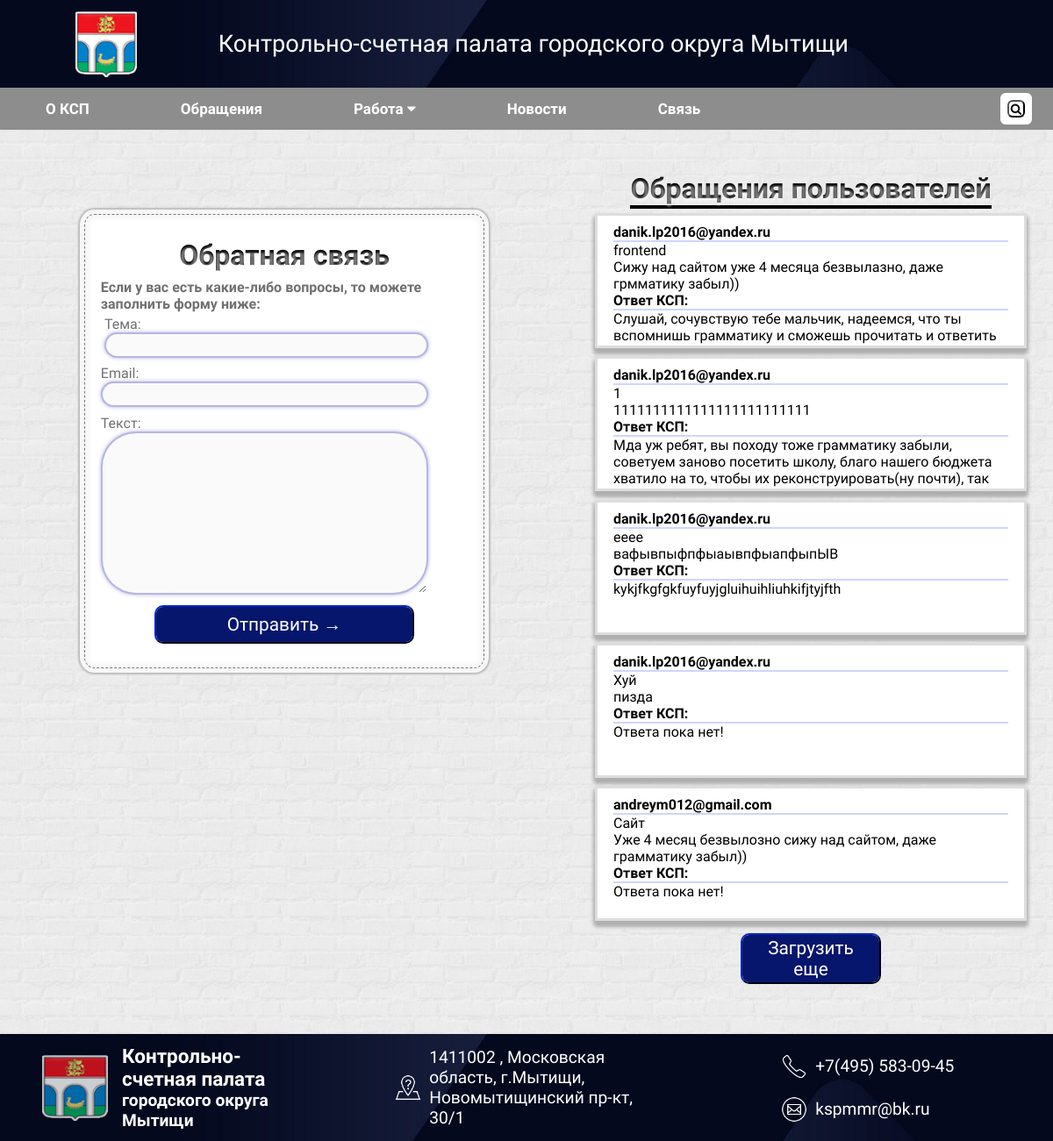
Screenshot of /feedback with the database file from the repository.
### news/models.py (models this page shows, shortened)
class FeedBack(models.Model):
    subject = models.CharField(max_length=200, verbose_name='Тема')
    email = models.EmailField(max_length=200, verbose_name='Email')
    content = models.TextField(verbose_name='Содержимое')
    answer = models.TextField(verbose_name='Ответ', blank=True, null=True)
    created_at = models.DateTimeField(auto_now_add=True, verbose_name='Дата добавления')
    ip_address = models.GenericIPAddressField(verbose_name='IP Адрес', blank=True, null=True)
    class Meta:
        verbose_name = 'Обратная связь'
        verbose_name_plural = 'Обратная связь'
        ordering = ('-created_at',)
        db_table = 'app-feedback'

### news/views.py (the view, shortened to what this page needs)
# urls.py: path('feedback', views.FeedbackCreateView.as_view(), name='feedback_form'),
class FeedbackCreateView(SuccessMessageMixin, CreateView):
    model = FeedBack
    form_class = CreateFeedBackForm
    success_message = "Пришло письмо!"
    template_name = 'feedback.html'
    def get(self, request, *args, **kwargs):
        form = self.form_class()
        feedback_list = self.model.objects.all()[:5]
        context = {'form': form, 'feedback_list': feedback_list, 'recaptcha_site_key': settings.RECAPTCHA_PUBLIC_KEY}
        return render(request, self.template_name, context)

### news/forms.py
class CreateFeedBackForm(forms.ModelForm):
    class Meta:
        model = FeedBack
        fields = ('subject', 'email', 'content')
    recaptcha = ReCaptchaField(widget=ReCaptchaV2Checkbox, public_key=settings.RECAPTCHA_PUBLIC_KEY, private_key=settings.RECAPTCHA_PRIVATE_KEY, label='Капча')
    def __init__(self, *args, **kwargs):
        super().__init__(*args, **kwargs)
        for field in self.fields:
            self.fields[field].widget.attrs.update({
                'class': 'form-control',
                'autocomplete': 'off'
            })

### templates/feedback.html (shortened to what this page needs)
{% extends 'base.html' %}
{% block content %}
<div class="feed">
    <div class="feedback-main-container">
        <div class="feedback-container">
            <div class="feedback-container-border">
                <div class="container-text">
                    <h1>Обратная связь</h1>
                </div>
                <h4>Если у вас есть какие-либо вопросы, то можете заполнить форму ниже:</h4>
                <form method="post" action="{% url 'feedback_form' %}">
                    <div class="contactList">
                        <a id="subject" class="contact-1"> Тема: {{ form.subject }}</a>
                        <a id="email" class="contact-2"> Email: {{ form.email }}</a>
                        <a id="message" class="contact-3"> Текст: {{ form.content }}</a>
                    </div>
                    <div class="send-button">
                        <button class="button" type="submit">Отправить &rarr;</button>
                    </div>
                </form>
            </div>
        </div>
    </div>
    <div class="feedbacks-container-pols">
        <div class="obr">
            <h1>Обращения пользователей</h1>
        </div>
        <div class="feedbacks-detail-container" id="feedback-list">
            {% for feedback in feedback_list %}
                <div class="feedback-container-2 feedback-item">
                    <div class="feedback-card-body">
                        <h4 class="feedback-card-title">{{ feedback.email }}</h4>
                        <p class="feedback-card-subject">{{ feedback.subject }}</p>
                        <p class="feedback-card-text">{{ feedback.content }}</p>
                        <h4 class="feedback-card-title">Ответ КСП:</h4>
                        {% if feedback.answer %}
                            <p class="feedback-card-text">{{ feedback.answer }}</p>
                        {% else %}
                            <p class="feedback-card-text">Ответа пока нет!</p>
                        {% endif %}
                    </div>
                </div>
            {% endfor %}
        </div>
        <div class="send-button">
            <button class="button" id="load-more">Загрузить еще</button>
        </div>
    </div>
</div>
{% endblock content %}

### static/styles/feedback.css (style rules this page uses)
.feed { display: flex; flex-direction: row; justify-content: center; }
.feedback-main-container { display: inline-table; margin: 8%; width: 40%; height: auto; }
.feedback-container { display: flex; flex-direction: column; color: #707070; padding: 2%; overflow: auto; background-color: #fff; border: dashed 1px #777777; border-radius: 2.5%; box-shadow: 0px 0px 0px 5px #f7f7f7, 0px 0px 2px 7px #bbb, 0px 0px 5px 5px #f7f7f7 inset; }
.feedback-container-border { padding: 2%; }
.container-text { padding: 2%; display: flex; justify-content: center; background-color: #000000; -webkit-background-clip: text; -moz-background-clip: text; background-clip: text; color: transparent; text-shadow: rgba(255,255,255,0.5) 0px 3px 3px; }
.contactList { display: flex; flex-direction: column; }
.contact-1 { padding: 1% 1% 1% 1%; }
.contact-2, .contact-3 { padding: 1% 1% 1% 0; }
#id_subject { background-color: #fafafa; border: solid 2px rgba(155, 155, 219, 0.7); padding: 5px 30px; width: 90%; border-radius: 40px; box-shadow:0 0 4px rgba(155, 155, 219, 0.8); transition: .3s box-shadow; }
#id_email { background-color: #fafafa; border: solid 2px rgba(155, 155, 219, 0.7); padding: 5px 30px; width: 90%; border-radius: 40px; box-shadow:0 0 4px rgba(155, 155, 219, 0.8); transition: .3s box-shadow; }
#id_content { background-color: #fafafa; border: solid 2px rgba(155, 155, 219, 0.7); padding: 16px 30px; box-sizing: border-box; width: 90%; border-radius: 40px; box-shadow:0 0 4px rgba(155, 155, 219, 0.8); transition: .3s box-shadow; }
.send-button { display: flex; justify-content: center; margin: 2%; }
.button { font-size: 130%; border-radius: 10px; border-color: #07166d; padding: 2% 20%; color: #fff; box-shadow: 0 0 40px 40px #07166d inset, 0 0 0 0 #07166d; -webkit-transition: all 150ms ease-in-out; transition: all 300ms ease-in-out; }
.feedbacks-container-pols { display: flex; flex-direction: column; align-items: center; margin: 4% 4%; }
.feedbacks-detail-container { display: flex; width: 100%; justify-content: center; flex-direction: column; align-items: center; }
.feedback-container-2 { border-style: solid; width: 450px; height: 130px; border-color: rgb(221, 221, 224); background-color: white; margin: 1%; padding: 2% 4% 2% 4%; box-shadow: 0 5px 5px #afafaf, 0 5px 5px #afafaf, 0 5px 5px #afafaf; overflow-y: scroll; }
.feedback-card-title { border-bottom: 2px solid #cdd5ff; }
.obr { display: flex; border-bottom: 4px solid black; justify-content: center; background-color: #000000; -webkit-background-clip: text; -moz-background-clip: text; background-clip: text; color: transparent; text-shadow: rgba(255,255,255,0.5) 0px 3px 3px; }
.feedback-card-text { display: flex; flex-wrap: wrap; flex-direction: column; }
.feedback-card-subject { display: flex; flex-wrap: wrap; flex-direction: column; }

### static/styles/main.css (style rules this page uses)
* { margin: 0%; padding: 0%; font-family: 'Arsenal', sans-serif; }
html { height: 100%; }
body { background: url(/static/img/white-brick.png); background-color: rgb(201, 201, 201); background-size: 15%; background-position: center; background-repeat: repeat; display: flex; flex-direction: column; min-height: 100vh; }

### static/styles/search_result_list.css (style rules this page uses)
a { text-decoration: none; }

### rows the page displays
FeedBack: email "danik.lp2016@yandex.ru", subject "frontend", content "Сижу над сайтом уже 4 месяца безвылазно, даже грмматику забыл))", answer "Слушай, сочувствую тебе мальчик, надеемся, что ты вспомнишь грамматику и сможешь прочитать и ответить…"
FeedBack: email "danik.lp2016@yandex.ru", subject "1", content "1111111111111111111111111", answer "Мда уж ребят, вы походу тоже грамматику забыли, советуем заново посетить школу, благо нашего бюджета хватило на то, чтобы их реконструировать(ну почти), так…"
FeedBack: email "danik.lp2016@yandex.ru", subject "ееее", content "вафывпыфпфыаывпфыапфыпЫВ", answer "kykjfkgfgkfuyfuyjgluihuihliuhkifjtyjfth"
FeedBack: email "danik.lp2016@yandex.ru", subject "Хуй", content "пизда", shows "Ответа пока нет!"
FeedBack: email "andreym012@gmail.com", subject "Сайт", content "Уже 4 месяц безвылозно сижу над сайтом, даже грамматику забыл))", shows "Ответа пока нет!"
